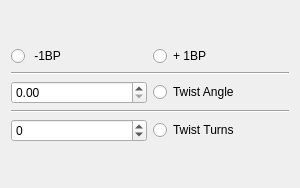
<?xml version="1.0" encoding="UTF-8"?>
<ui version="4.0">
 <class>SETwistHelixEditorGUIClass</class>
 <widget class="QWidget" name="SETwistHelixEditorGUIClass">
  <property name="geometry">
   <rect>
    <x>0</x>
    <y>0</y>
    <width>300</width>
    <height>188</height>
   </rect>
  </property>
  <property name="minimumSize">
   <size>
    <width>300</width>
    <height>188</height>
   </size>
  </property>
  <property name="windowTitle">
   <string/>
  </property>
  <layout class="QVBoxLayout" name="verticalLayout">
   <item>
    <layout class="QGridLayout" name="gridLayout">
     <item row="3" column="0" colspan="2">
      <widget class="Line" name="line_2">
       <property name="orientation">
        <enum>Qt::Horizontal</enum>
       </property>
      </widget>
     </item>
     <item row="4" column="0">
      <widget class="QSpinBox" name="spnTurns">
       <property name="minimum">
        <number>-99</number>
       </property>
      </widget>
     </item>
     <item row="0" column="0">
      <widget class="QRadioButton" name="rdoMinus">
       <property name="text">
        <string> -1BP</string>
       </property>
      </widget>
     </item>
     <item row="4" column="1">
      <widget class="QRadioButton" name="rdoTwistTurns">
       <property name="text">
        <string>Twist Turns</string>
       </property>
      </widget>
     </item>
     <item row="2" column="1">
      <widget class="QRadioButton" name="rdoTwistAngle">
       <property name="text">
        <string>Twist Angle</string>
       </property>
      </widget>
     </item>
     <item row="1" column="0" colspan="2">
      <widget class="Line" name="line">
       <property name="orientation">
        <enum>Qt::Horizontal</enum>
       </property>
      </widget>
     </item>
     <item row="0" column="1">
      <widget class="QRadioButton" name="rdoPlus">
       <property name="text">
        <string>+ 1BP</string>
       </property>
      </widget>
     </item>
     <item row="2" column="0">
      <widget class="QDoubleSpinBox" name="spnAngle">
       <property name="maximum">
        <double>360.000000000000000</double>
       </property>
      </widget>
     </item>
    </layout>
   </item>
  </layout>
 </widget>
 <resources/>
 <connections>
  <connection>
   <sender>spnAngle</sender>
   <signal>valueChanged(double)</signal>
   <receiver>SETwistHelixEditorGUIClass</receiver>
   <slot>onTwistAngleChanged(double)</slot>
   <hints>
    <hint type="sourcelabel">
     <x>79</x>
     <y>93</y>
    </hint>
    <hint type="destinationlabel">
     <x>149</x>
     <y>93</y>
    </hint>
   </hints>
  </connection>
  <connection>
   <sender>spnTurns</sender>
   <signal>valueChanged(int)</signal>
   <receiver>SETwistHelixEditorGUIClass</receiver>
   <slot>onTwistTurnsChanged(int)</slot>
   <hints>
    <hint type="sourcelabel">
     <x>79</x>
     <y>161</y>
    </hint>
    <hint type="destinationlabel">
     <x>149</x>
     <y>93</y>
    </hint>
   </hints>
  </connection>
  <connection>
   <sender>rdoPlus</sender>
   <signal>toggled(bool)</signal>
   <receiver>SETwistHelixEditorGUIClass</receiver>
   <slot>onPlus(bool)</slot>
   <hints>
    <hint type="sourcelabel">
     <x>220</x>
     <y>32</y>
    </hint>
    <hint type="destinationlabel">
     <x>149</x>
     <y>93</y>
    </hint>
   </hints>
  </connection>
  <connection>
   <sender>rdoMinus</sender>
   <signal>toggled(bool)</signal>
   <receiver>SETwistHelixEditorGUIClass</receiver>
   <slot>onMinus(bool)</slot>
   <hints>
    <hint type="sourcelabel">
     <x>79</x>
     <y>32</y>
    </hint>
    <hint type="destinationlabel">
     <x>149</x>
     <y>93</y>
    </hint>
   </hints>
  </connection>
  <connection>
   <sender>rdoTwistAngle</sender>
   <signal>toggled(bool)</signal>
   <receiver>SETwistHelixEditorGUIClass</receiver>
   <slot>onTwistAngle(bool)</slot>
   <hints>
    <hint type="sourcelabel">
     <x>220</x>
     <y>92</y>
    </hint>
    <hint type="destinationlabel">
     <x>149</x>
     <y>93</y>
    </hint>
   </hints>
  </connection>
  <connection>
   <sender>rdoTwistTurns</sender>
   <signal>toggled(bool)</signal>
   <receiver>SETwistHelixEditorGUIClass</receiver>
   <slot>onTwistTurn(bool)</slot>
   <hints>
    <hint type="sourcelabel">
     <x>220</x>
     <y>153</y>
    </hint>
    <hint type="destinationlabel">
     <x>149</x>
     <y>93</y>
    </hint>
   </hints>
  </connection>
 </connections>
 <slots>
  <slot>onMinus(bool)</slot>
  <slot>onPlus(bool)</slot>
  <slot>onTwistAngle(bool)</slot>
  <slot>onTwistTurn(bool)</slot>
  <slot>onTwistAngleChanged(double)</slot>
  <slot>onTwistTurnsChanged(int)</slot>
 </slots>
</ui>
